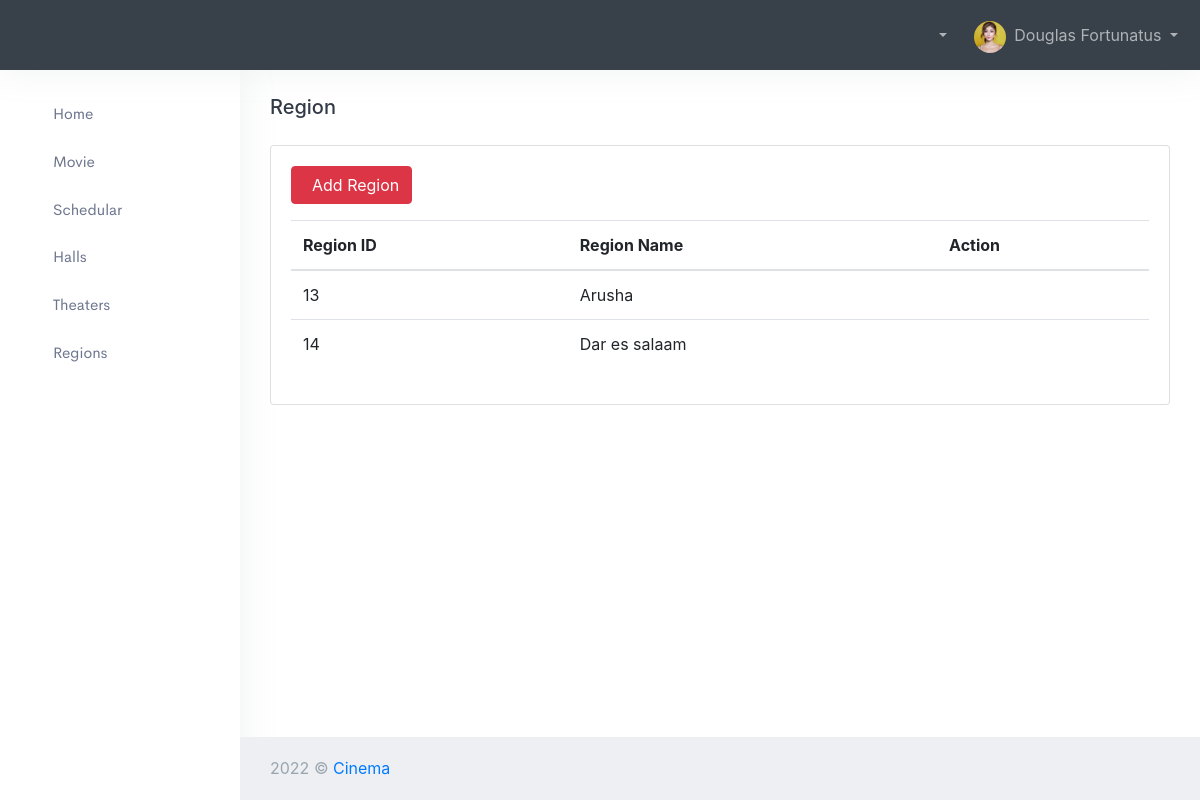
The page /admin/region/index.php (signed in) on the database its author committed.
### tables this page shows
CREATE TABLE `region` (
  `id` int(11) NOT NULL,
  `region_name` varchar(30) NOT NULL
);

### app/contollers/region.php (called while the page is built, shortened)
<?php
    include(ROOT_PATH . "/app/database/db.php");
    $region_table = 'region';
    $regions = selectAll($region_table);

### app/database/db.php (called while the page is built, shortened)
<?php
    require('connect.php');
    function selectAll($table, $conditions = []) {
        global $conn;
        $sql = "SELECT * FROM $table";
        if(empty($conditions))
        {
            $stmt = $conn->prepare($sql);
            $stmt->execute();
            $records = $stmt->get_result()->fetch_all(MYSQLI_ASSOC);
            return $records;
        }
    }

### admin/region/index.php (the view, shortened to what this page needs)
<?php
    include(ROOT_PATH . "/app/contollers/region.php");
?>
<!DOCTYPE html>
<html lang="en">
    <?php include(ROOT_PATH . '/app/includes/adminHead.php'); ?>
    <body>
        <div id="wrapper">
            <?php include(ROOT_PATH . '/app/includes/adminNav.php'); ?>
            <div class="content-page">
                <div class="content">
                    <div class="container-fluid">
                        <div class="row">
                            <div class="col-12">
                                <div class="page-title-box">
                                    <h4 class="page-title">Region</h4>
                                </div>
                            </div>
                        </div>
                        <div class="row">
                            <div class="col-12">
                                <div class="card">
                                    <div class="card-body">
                                        <div class="row mb-2">
                                            <div class="col-sm-4">
                                                <a href="<?php echo BASE_URL . '/admin/region/create.php' ?>" class="btn btn-danger mb-2">
                                                    <i class="mdi mdi-plus-circle mr-2"></i> Add Region
                                                </a>
                                            </div>
                                        </div>
                                        <table id="basic-datatable" class="table dt-responsive nowrap w-100">
                                            <thead>
                                                <tr>
                                                    <th>Region ID</th>
                                                    <th>Region Name</th>
                                                    <th>Action</th>
                                                </tr>
                                            </thead>
                                            <tbody>
                                                <?php foreach ($regions as $key => $region): ?>
                                                    <tr>
                                                        <td> <?php echo $region['id']; ?> </td>
                                                        <td> <?php echo $region['region_name']; ?> </td>
                                                        <td>
                                                        </td>
                                                    </tr>
                                                <?php endforeach; ?>
                                            </tbody>
                                        </table>
                                    </div>
                                </div>
                            </div>
                        </div>
                    </div>
                </div>
                <footer class="footer">
                    <div class="container-fluid">
                        <div class="row">
                            <div class="col-md-6">
                                &copy;  <a href="">Cinema</a>
                            </div>
                        </div>
                    </div>
                </footer>
            </div>
        </div>
    </body>
</html>

### rows shown on the page
region: id "13", region_name "Arusha"
region: id "14", region_name "Dar es salaam"

### other values the page prints
$_SESSION['username'] "Douglas Fortunatus"
